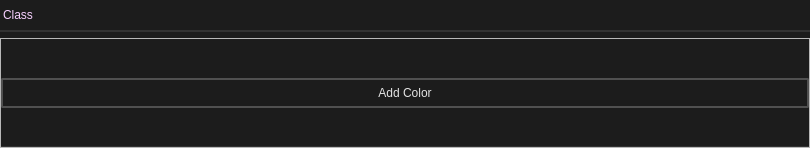
<?xml version="1.0" encoding="UTF-8"?>
<ui version="4.0">
 <class>Widget</class>
 <widget class="QWidget" name="Widget">
  <property name="geometry">
   <rect>
    <x>0</x>
    <y>0</y>
    <width>810</width>
    <height>148</height>
   </rect>
  </property>
  <property name="minimumSize">
   <size>
    <width>96</width>
    <height>0</height>
   </size>
  </property>
  <property name="maximumSize">
   <size>
    <width>16777215</width>
    <height>1600</height>
   </size>
  </property>
  <property name="windowTitle">
   <string>Form</string>
  </property>
  <property name="styleSheet">
   <string notr="true">.QWidget {
    font: 580 10pt &quot;Segoe UI&quot;;
    border: 2px solid black;
    border-radius: 0px;
    border-left: 0px;
    border-right: 0px;
	border-top: 0px;
    border-color: rgba(50, 50, 50, 255);
    padding: 8px;
    padding-left: 6px;
    padding-right: 6px;
    color: #E3E3E3;
    background-color: #1C1C1C;
}

.QWidget::hover {
}
.QWidget::selected {
    background-color: #414956;
}</string>
  </property>
  <layout class="QVBoxLayout" name="verticalLayout">
   <property name="spacing">
    <number>6</number>
   </property>
   <property name="leftMargin">
    <number>0</number>
   </property>
   <property name="topMargin">
    <number>0</number>
   </property>
   <property name="rightMargin">
    <number>0</number>
   </property>
   <property name="bottomMargin">
    <number>0</number>
   </property>
   <item>
    <widget class="QFrame" name="frame">
     <property name="minimumSize">
      <size>
       <width>0</width>
       <height>32</height>
      </size>
     </property>
     <property name="maximumSize">
      <size>
       <width>16777215</width>
       <height>32</height>
      </size>
     </property>
     <property name="styleSheet">
      <string notr="true">.QFrame {
    font: 580 10pt &quot;Segoe UI&quot;;
    border: 2px solid black;
    border-radius: 0px;
    border-left: 0px;
    border-right: 0px;
	border-top: 0px;
    border-color: rgba(50, 50, 50, 255);
    color: #E3E3E3;
    background-color: #1C1C1C;
}

.QFrame::hover {
}
.QFrame::selected {
    background-color: #414956;
}</string>
     </property>
     <property name="frameShape">
      <enum>QFrame::StyledPanel</enum>
     </property>
     <property name="frameShadow">
      <enum>QFrame::Raised</enum>
     </property>
     <property name="lineWidth">
      <number>0</number>
     </property>
     <layout class="QHBoxLayout" name="horizontalLayout_2">
      <property name="spacing">
       <number>16</number>
      </property>
      <property name="leftMargin">
       <number>0</number>
      </property>
      <property name="topMargin">
       <number>0</number>
      </property>
      <property name="rightMargin">
       <number>0</number>
      </property>
      <property name="bottomMargin">
       <number>0</number>
      </property>
      <item>
       <layout class="QHBoxLayout" name="layout">
        <property name="sizeConstraint">
         <enum>QLayout::SetFixedSize</enum>
        </property>
        <item>
         <widget class="QLabel" name="property_class">
          <property name="sizePolicy">
           <sizepolicy hsizetype="Fixed" vsizetype="Preferred">
            <horstretch>0</horstretch>
            <verstretch>0</verstretch>
           </sizepolicy>
          </property>
          <property name="styleSheet">
           <string notr="true">border:0px;
background-color: rgba(255, 255, 255, 0);
font: 8pt &quot;Segoe UI&quot;;
padding-right: 16px;
color: rgb(247, 208, 255);</string>
          </property>
          <property name="text">
           <string>Class</string>
          </property>
         </widget>
        </item>
        <item>
         <spacer name="horizontalSpacer">
          <property name="orientation">
           <enum>Qt::Horizontal</enum>
          </property>
          <property name="sizeHint" stdset="0">
           <size>
            <width>40</width>
            <height>20</height>
           </size>
          </property>
         </spacer>
        </item>
       </layout>
      </item>
     </layout>
    </widget>
   </item>
   <item>
    <widget class="QFrame" name="frame_3">
     <property name="frameShape">
      <enum>QFrame::StyledPanel</enum>
     </property>
     <property name="frameShadow">
      <enum>QFrame::Raised</enum>
     </property>
     <layout class="QVBoxLayout" name="verticalLayout_3">
      <property name="leftMargin">
       <number>0</number>
      </property>
      <property name="topMargin">
       <number>0</number>
      </property>
      <property name="rightMargin">
       <number>0</number>
      </property>
      <property name="bottomMargin">
       <number>0</number>
      </property>
      <item>
       <layout class="QVBoxLayout" name="layout_color"/>
      </item>
      <item>
       <widget class="QPushButton" name="add_color_widget">
        <property name="styleSheet">
         <string notr="true">
    /* QPushButton default and hover styles */
    QPushButton {

        font: 580 9pt &quot;Segoe UI&quot;;
	

        border: 2px solid black;
        border-radius: 2px;
        border-color: rgba(80, 80, 80, 255);
        height:22px;
        padding-top: 2px;
        padding-bottom:2px;
        padding-left: 4px;
        padding-right: 4px;
        color: #E3E3E3;
        background-color: #1C1C1C;
    }
    QPushButton:hover {
        background-color: #414956;
        color: white;
    }
    QPushButton:pressed {
        background-color: red;
        background-color: #1C1C1C;
        margin: 1 px;
        margin-left: 2px;
        margin-right: 2px;

    }</string>
        </property>
        <property name="text">
         <string>Add Color</string>
        </property>
        <property name="icon">
         <iconset resource="../../resources.qrc">
          <normaloff>:/icons/add_24dp_9D9D9D_FILL0_wght400_GRAD0_opsz24.svg</normaloff>:/icons/add_24dp_9D9D9D_FILL0_wght400_GRAD0_opsz24.svg</iconset>
        </property>
       </widget>
      </item>
     </layout>
    </widget>
   </item>
  </layout>
 </widget>
 <resources>
  <include location="../../resources.qrc"/>
 </resources>
 <connections/>
</ui>
